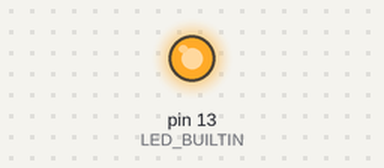
Recording of a sketch running on a simulated Arduino Uno, built with avr-gcc and run on an emulated ATmega328P. Parts: output pins drawn as LEDs (lit = HIGH).

Above: at 0.2 s.
At 11.0 s:
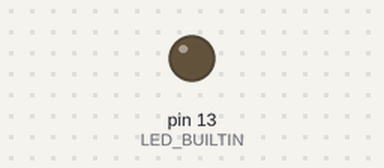
Timing chart, 0 to 13.0 s (numbered marks = the images above):
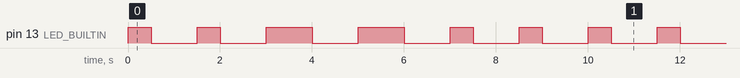

Measured:
- by itself, pin 13 (LED_BUILTIN): repeats every 10.0 s: LOW 1.0 s, HIGH 0.50 s, 2 × (LOW 1.0 s, HIGH 1.0 s), 3 × (LOW 1.0 s, HIGH 0.50 s)
- by itself, everything shown: repeats every 10.0 s, in 12 steps

The sketch:

sos.ino
```cpp
void setup() {
  // put your setup code here, to run once:
  pinMode(LED_BUILTIN, OUTPUT);
}

// the loop function runs over and over again forever
void loop() {
  //Morse code for S
  // put your main code to run repeatedly
  digitalWrite(LED_BUILTIN, HIGH);
  delay(500);
  digitalWrite(LED_BUILTIN, LOW);
  delay(1000);
    digitalWrite(LED_BUILTIN, HIGH);
  delay(500);
  digitalWrite(LED_BUILTIN, LOW);
  delay(1000);
  //Morse code for o
digitalWrite(LED_BUILTIN, HIGH);
  delay(1000);
  digitalWrite(LED_BUILTIN, LOW);
  delay(1000);
  digitalWrite(LED_BUILTIN, HIGH);
  delay(1000);
  digitalWrite(LED_BUILTIN, LOW);
  delay(1000);
  //Morse code for s
    digitalWrite(LED_BUILTIN, HIGH);
  delay(500);
  digitalWrite(LED_BUILTIN, LOW);
  delay(1000);
    digitalWrite(LED_BUILTIN, HIGH);
  delay(500);
  digitalWrite(LED_BUILTIN, LOW);
  delay(1000);
}
```
